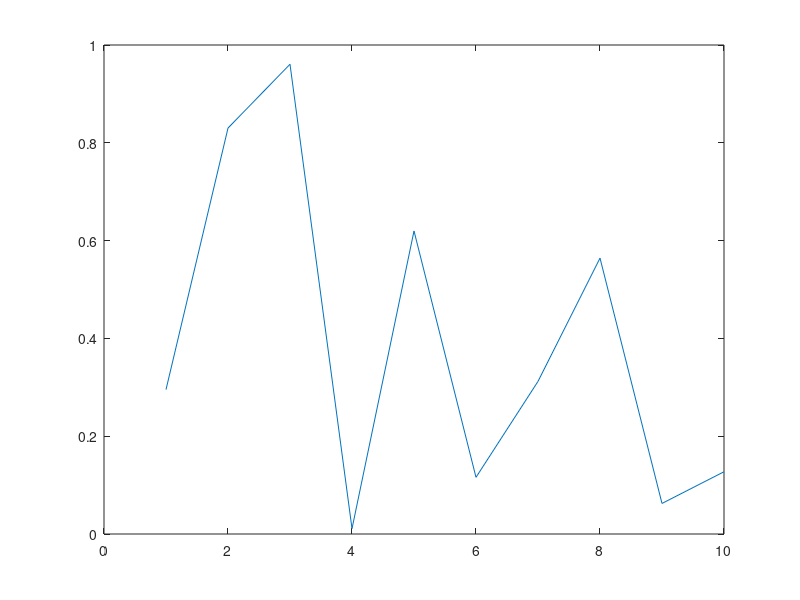
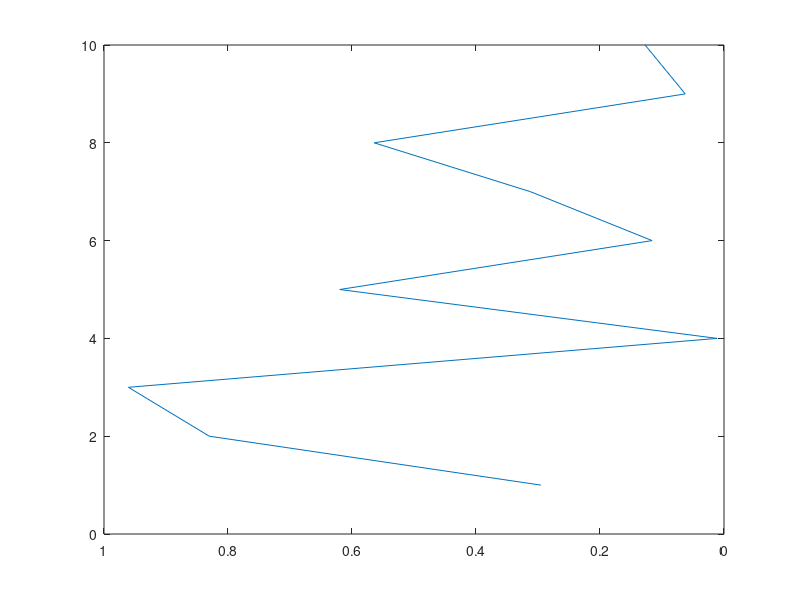

Recreate these plots in MATLAB, in order.
% % Check version
% if verLessThan('matlab','8.4')
%     error(['histogram is available in R2014b or newer. ', ...
%         'For older releases, use hist instead.'])
% end
% % Load nucleotide data
% load nucleotideData ncount
% % Create the histogram using the histogram function
% figure
% h1 = histogram(ncount(:,1));
% hold on
% histogram(ncount(:,2),h1.BinEdges)
% histogram(ncount(:,3),h1.BinEdges)
% histogram(ncount(:,4),h1.BinEdges)
% hold off
% % Add a legend
% legend('A', 'C', 'G', 'T')
% % Add title and axis labels
% title('Histogram of nucleotide type distribution')
% xlabel('Occurrences')
% ylabel('Number of sequence reads')

x = 1:10;
y = rand(1,10);
figure(1)
plot(x,y)
figure(2)
plot(x,y)
view([-90 90])
